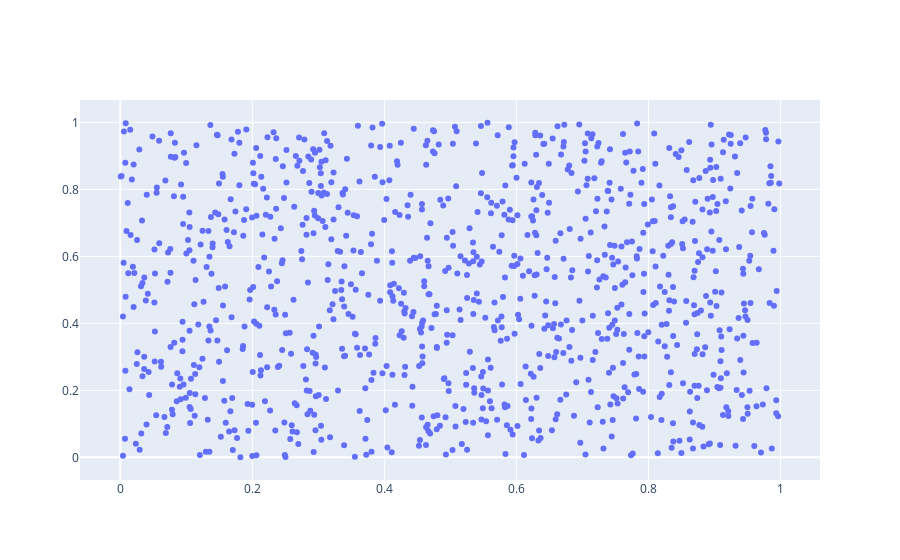

Here is the notebook cell this chart was saved with:
### Markdown cell above
## Exercise 3

Use `go.Scatter()` to produce a real scatter plot showing a Gaussian distribution in 2D with 1,000 random points.

### Code cell
num_points = 1000
x_gauss = np.random.random(num_points)
y_gauss = np.random.random(num_points)  

trace_gauss = go.Scatter(x=x_gauss, y=y_gauss, mode='markers')

plotly.offline.iplot([trace_gauss])

### Figure 1 — Plotly figure (JSON) as saved in the notebook; plotly's stock layout.template omitted (floating-point values rounded to 4 significant figures; data arrays with more than 128 entries replaced by an {"elided": "..."} marker saying what was removed)
{"data": [{"mode": "markers", "type": "scatter", "x": {"elided": "1000 float values"}, "y": {"elided": "1000 float values"}}], "layout": {}}
